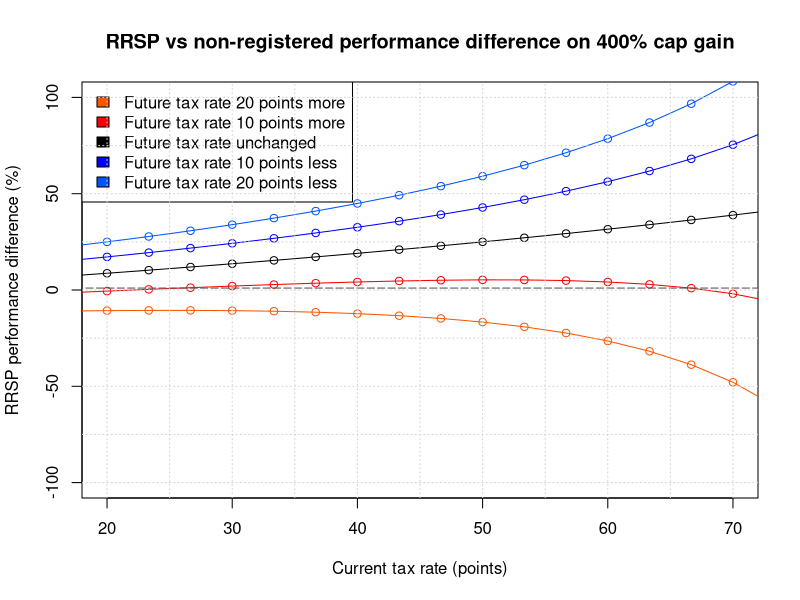
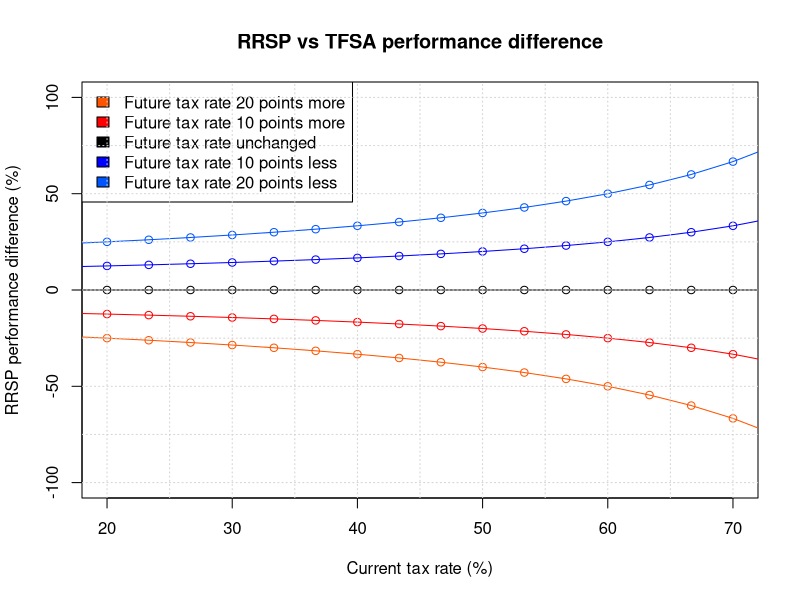
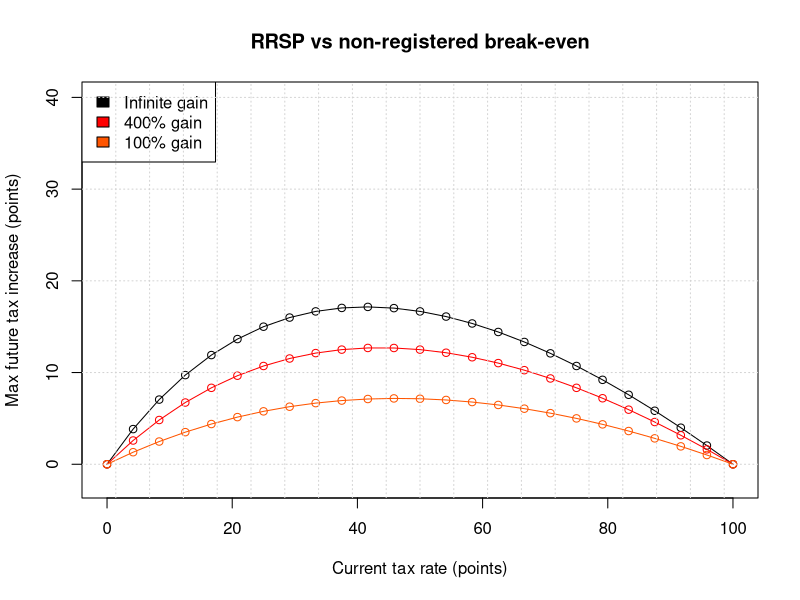

Write the R code that produced these figures, in order.
frame()

x <- seq(0.0,0.8,length=25)

## Gain factor
K <- 5

## Capital gains inclusion
r <- 1/2
#r <- 2/3
#r <- 3/4
Khat=(K-1)/K

## Future tax spread
delta <- 0.1

## RRSP performance over cash
RRSPvCash_Eq <-((1-x)/((1-x)*(1-Khat*x*r))-1)*100

RRSPvCash_U1 <- ((1-(x+delta))/((1-x)*(1-Khat*(x+delta)*r))-1)*100
RRSPvCash_D1 <- ((1-(x-delta))/((1-x)*(1-Khat*(x-delta)*r))-1)*100
RRSPvCash_U2 <- ((1-(x+2*delta))/((1-x)*(1-Khat*(x+2*delta)*r))-1)*100
RRSPvCash_D2 <- ((1-(x-2*delta))/((1-x)*(1-Khat*(x-2*delta)*r))-1)*100

plot(0,0,
     main="RRSP vs non-registered performance difference on 400% cap gain",
     xlab="Current tax rate (points)",
     ylab="RRSP performance difference (%)",
     xlim = c(20,70), ylim = c(-100,100), type = "n")
cl = c("#ff5500", "#FF0000", "#000000", "#0000FF", "#0055ff")

lines(100*x,RRSPvCash_U2,type="o", col=cl[1])
lines(100*x,RRSPvCash_U1,type="o", col=cl[2])
lines(100*x,RRSPvCash_Eq,type="o", col=cl[3])
lines(100*x,RRSPvCash_D1,type="o", col=cl[4])
lines(100*x,RRSPvCash_D2,type="o", col=cl[5])
lines(100*x,x/x,type="l", lty=5, col="#555555")
legend("topleft",legend=c("Future tax rate 20 points more",
                          "Future tax rate 10 points more",
                          "Future tax rate unchanged",
                          "Future tax rate 10 points less",
                          "Future tax rate 20 points less"
                          ),
                          fil=cl)

abline(h=seq(-100, 100, by=25),v=seq(20,70,by=5), col="lightgray", lty=3)

# TFSA performance over RRSP
plot(0,0,
     main="RRSP vs TFSA performance difference",
     xlab="Current tax rate (%)",
     ylab="RRSP performance difference (%)",
     xlim = c(20,70),ylim = c(-100,100))
RRSPvTFSA_Eq <-(((1-x)/(1-x))-1)*100

RRSPvTFSA_U1 <-(((1-(x+delta))/(1-x))-1)*100
RRSPvTFSA_D1 <-(((1-(x-delta))/(1-x))-1)*100
RRSPvTFSA_U2 <-(((1-(x+2*delta))/(1-x))-1)*100
RRSPvTFSA_D2 <-(((1-(x-2*delta))/(1-x))-1)*100

lines(100*x,RRSPvTFSA_U2,type="o", col=cl[1])
lines(100*x,RRSPvTFSA_U1,type="o", col=cl[2])
lines(100*x,RRSPvTFSA_Eq,type="o", col=cl[3])
lines(100*x,RRSPvTFSA_D1,type="o", col=cl[4])
lines(100*x,RRSPvTFSA_D2,type="o", col=cl[5])

legend("topleft",legend=c("Future tax rate 20 points more",
                          "Future tax rate 10 points more",
                          "Future tax rate unchanged",
                          "Future tax rate 10 points less",
                          "Future tax rate 20 points less"),
       fil=cl)

abline(h=seq(-100, 100, by=25),v=seq(20,70,by=5), col="lightgray", lty=3)

## Max future tax rate to breakeven with RRSP
x <- seq(0.0,1.0,length=25)
f <- (x/(1-r+r*x)-x)*100
freal <- (x/(1-(1-x)*r*0.8)-x)*100
freal2 <- (x/(1-(1-x)*r*0.5)-x)*100
plot(0,0,
     main="RRSP vs non-registered break-even",
     xlab="Current tax rate (points)",
     ylab="Max future tax increase (points)",
     xlim = c(0,100),ylim = c(-2,40),type = "n")
lines(100*x,f,type="o", col=cl[3])
lines(100*x,freal,type="o", col=cl[2])
lines(100*x,freal2,type="o", col=cl[1])
legend("topleft",legend=c("Infinite gain",
                          "400% gain",
                          "100% gain"),
       fil=c(cl[3],cl[2],cl[1]))
grid(20, NULL, col = "lightgray", lty = "dotted")
